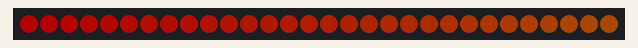
Recording of a sketch running on a simulated Arduino Uno, built with avr-gcc and run on an emulated ATmega328P. Shown: 30 RGB LEDs in strip order, left to right. Dim RGB values are drawn brighter than linear.

Above: at 0.65 s.
At 4.26 s:
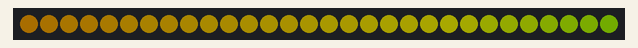
At 9.99 s:
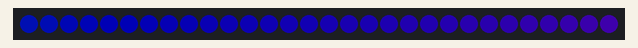
At 20.24 s:
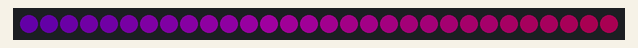
At 29.58 s:
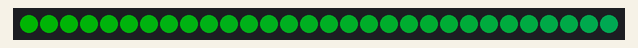
At 39.82 s:
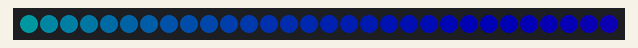

The sketch:

HSV1.ino
```cpp
#include "FastSPI_LED2.h"

#define NUM_LEDS 30

struct CRGB leds[NUM_LEDS];

void setup() {
  // sanity check delay - allows reprogramming if accidently blowing power w/leds
  delay(500);

   	// For safety (to prevent too high of a power draw), the test case defaults to
   	// setting brightness to 25% brightness
    LEDS.setBrightness(64);
    LEDS.addLeds<WS2811, 11>(leds, NUM_LEDS);
    LEDS.clear();
}

void loop() {
    for(int seed = 0; seed < 255; seed++) {
        // do cool stuff with hsv
        CHSV temphsv;
        for(int iLed = 0; iLed < NUM_LEDS; iLed++) {
            // prepare HSV values
            temphsv.h = iLed+seed;
            temphsv.s = 255;
            temphsv.v = 255;
            // convert HSV into RGB,
            // storing directly into the led array
            hsv2rgb_rainbow( temphsv, leds[iLed]);
        }

        LEDS.show();
        delay(5);
    }
}
```
